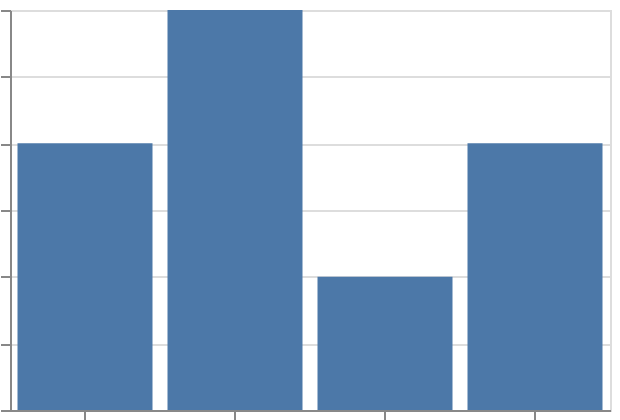

This figure's Vega-Lite source:
### Vega-Lite specification from a JSON file in a GitHub repository (floating-point values rounded to 4 significant figures)
{"$schema": "https://vega.github.io/schema/vega-lite/v6.json", "padding": 5, "autosize": "none", "width": 300, "height": 200, "data": {"name": "table", "values": [{"c": "A", "g": "p", "x": 1, "y": 2, "v": 5, "t": "2021-03-15", "o": {"v": 3}, "IMDB Rating": 6.1, "d": "x1"}, {"c": "B", "g": "q", "x": 2, "y": 4, "v": 9, "t": "2021-09-01", "o": {"v": 7}, "IMDB Rating": 7.4, "d": "x2"}, {"c": "A", "g": "q", "x": 3, "y": 3, "v": 2, "t": "2022-01-10", "o": {"v": 1}, "IMDB Rating": 5.2, "d": "x1"}, {"c": "C", "g": "p", "x": 4, "y": 6, "v": 7, "t": "2022-06-30", "o": {"v": 4}, "IMDB Rating": 8.8, "d": "x3"}, {"c": "B", "g": "p", "x": 5, "y": 5, "v": 4, "t": "2022-11-05", "o": {"v": 9}, "IMDB Rating": 6.9, "d": "x2"}, {"c": "C", "g": "q", "x": 6, "y": 8, "v": 6, "t": "2023-02-14", "o": {"v": 2}, "IMDB Rating": 7.7, "d": "x3"}, {"c": "A", "g": "p", "x": 7, "y": 7, "v": 8, "t": "2024-07-04", "o": {"v": 5}, "IMDB Rating": 4.4, "d": "x1"}, {"c": "B", "g": "q", "x": 8, "y": 9, "v": 3, "t": "2024-12-31", "o": {"v": 8}, "IMDB Rating": 9.1, "d": "x2"}]}, "mark": "bar", "encoding": {"x": {"field": "t", "type": "ordinal", "timeUnit": "year"}, "y": {"aggregate": "count", "type": "quantitative"}}}
